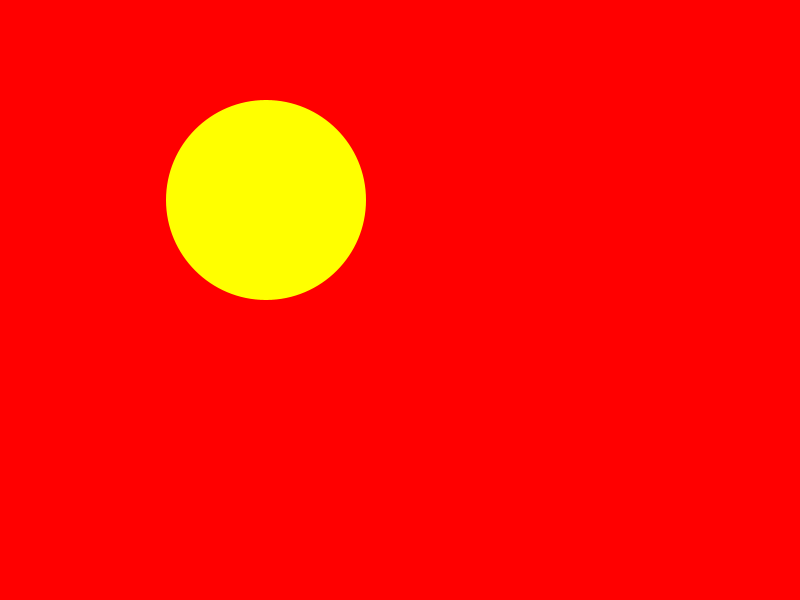
Frame 1 (no input)
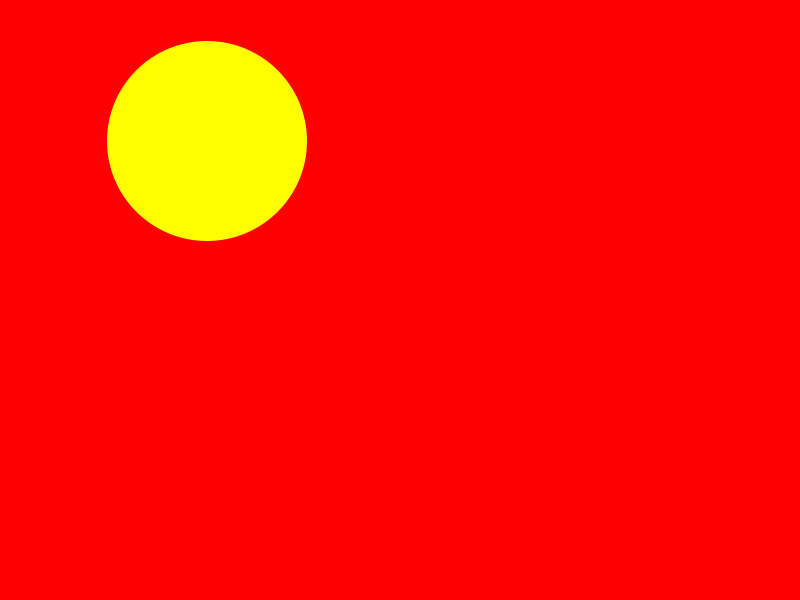
Frame 60 (the mouse pressed at the canvas centre just before this capture)
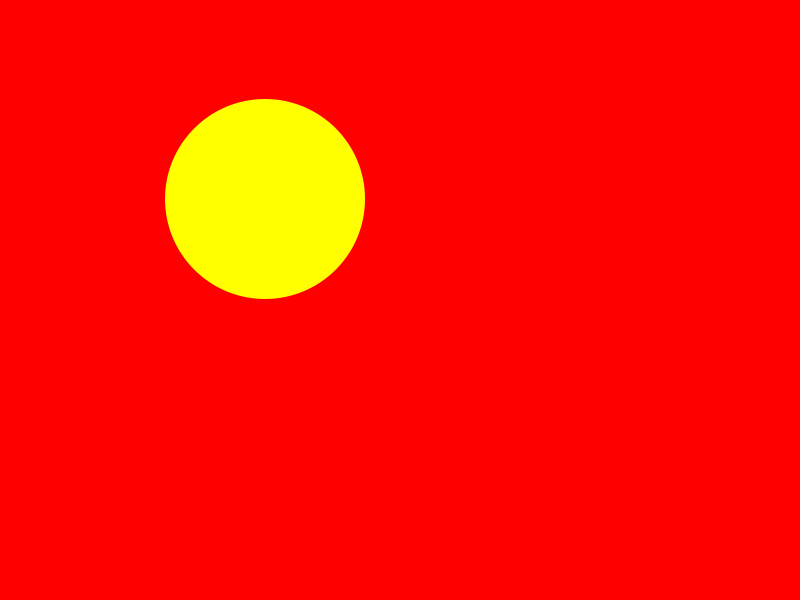
Frame 120 (the mouse held since frame 60 and released just before this capture)

The Processing sketch that drew these frames (run headless with seeded random() and noise(); from frame 60 on, the mouse is pressed at the canvas centre):

// Processing sketch: Day2_v2
// ── Day2_v2.pde
int xPos;
int yPos;
boolean mouseOverCircle;

void setup(){
  size(800,600);
  background(255,0,0);
  xPos = width/3;
  yPos = height/3;
}

void draw(){
  background(255,0,0);
  noStroke();
  fill(255,255,0);
  ellipse(xPos, yPos, 200,200);
  println("posY mouse" + mouseY);
  println("posX mouse" + mouseX);
  if (mouseX >= xPos){
    mouseOverCircle = true;
  }
  else if(mouseX <= xPos){
    mouseOverCircle = false;
  }
  if (mouseOverCircle == true){
    xPos = xPos + 1;
  }
  else {
    xPos = xPos -1;
  }
  if (mouseY >= yPos){
    mouseOverCircle = true;
  }
  else if(mouseY <= yPos){
    mouseOverCircle = false;
  }
  if (mouseOverCircle == true){
    yPos = yPos + 1;
  }
  else {
    yPos = yPos -1;
  }
}
